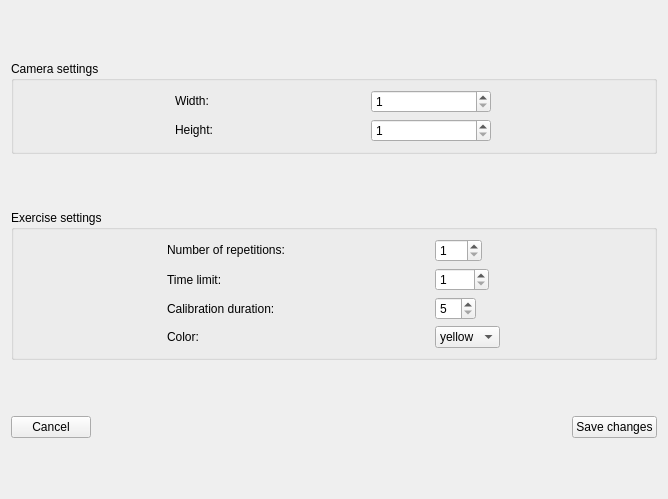
<?xml version="1.0" encoding="UTF-8"?>
<ui version="4.0">
 <class>preferencesWidget</class>
 <widget class="QWidget" name="preferencesWidget">
  <property name="geometry">
   <rect>
    <x>0</x>
    <y>0</y>
    <width>668</width>
    <height>499</height>
   </rect>
  </property>
  <property name="sizePolicy">
   <sizepolicy hsizetype="Fixed" vsizetype="Fixed">
    <horstretch>0</horstretch>
    <verstretch>0</verstretch>
   </sizepolicy>
  </property>
  <property name="minimumSize">
   <size>
    <width>668</width>
    <height>499</height>
   </size>
  </property>
  <property name="maximumSize">
   <size>
    <width>668</width>
    <height>499</height>
   </size>
  </property>
  <property name="windowTitle">
   <string>Preferences</string>
  </property>
  <layout class="QGridLayout" name="gridLayout">
   <item row="2" column="0" colspan="3">
    <widget class="QGroupBox" name="grpExerciseSettings">
     <property name="sizePolicy">
      <sizepolicy hsizetype="Preferred" vsizetype="Maximum">
       <horstretch>0</horstretch>
       <verstretch>0</verstretch>
      </sizepolicy>
     </property>
     <property name="title">
      <string>Exercise settings</string>
     </property>
     <layout class="QGridLayout" name="gridLayout_3">
      <item row="6" column="1">
       <widget class="QComboBox" name="cmbColor">
        <property name="sizePolicy">
         <sizepolicy hsizetype="Maximum" vsizetype="Fixed">
          <horstretch>0</horstretch>
          <verstretch>0</verstretch>
         </sizepolicy>
        </property>
        <property name="layoutDirection">
         <enum>Qt::LeftToRight</enum>
        </property>
        <item>
         <property name="text">
          <string>yellow</string>
         </property>
        </item>
        <item>
         <property name="text">
          <string>blue</string>
         </property>
        </item>
        <item>
         <property name="text">
          <string>black</string>
         </property>
        </item>
       </widget>
      </item>
      <item row="4" column="0">
       <widget class="QLabel" name="lblTimeLimit">
        <property name="text">
         <string>Time limit:</string>
        </property>
       </widget>
      </item>
      <item row="6" column="0">
       <widget class="QLabel" name="lblColor">
        <property name="text">
         <string>Color:</string>
        </property>
       </widget>
      </item>
      <item row="4" column="1">
       <widget class="QSpinBox" name="spnTimeLimit">
        <property name="sizePolicy">
         <sizepolicy hsizetype="Maximum" vsizetype="Fixed">
          <horstretch>0</horstretch>
          <verstretch>0</verstretch>
         </sizepolicy>
        </property>
        <property name="minimum">
         <number>1</number>
        </property>
        <property name="maximum">
         <number>7200</number>
        </property>
       </widget>
      </item>
      <item row="0" column="1">
       <widget class="QSpinBox" name="spnNbrRepetitions">
        <property name="sizePolicy">
         <sizepolicy hsizetype="Maximum" vsizetype="Fixed">
          <horstretch>0</horstretch>
          <verstretch>0</verstretch>
         </sizepolicy>
        </property>
        <property name="minimum">
         <number>1</number>
        </property>
        <property name="maximum">
         <number>100</number>
        </property>
       </widget>
      </item>
      <item row="0" column="0">
       <widget class="QLabel" name="lblNbrRepetitions">
        <property name="sizePolicy">
         <sizepolicy hsizetype="Maximum" vsizetype="Maximum">
          <horstretch>0</horstretch>
          <verstretch>0</verstretch>
         </sizepolicy>
        </property>
        <property name="text">
         <string>Number of repetitions:</string>
        </property>
       </widget>
      </item>
      <item row="5" column="0">
       <widget class="QLabel" name="lblCalibDuration">
        <property name="text">
         <string>Calibration duration:</string>
        </property>
       </widget>
      </item>
      <item row="5" column="1">
       <widget class="QSpinBox" name="spnCalibDuration">
        <property name="sizePolicy">
         <sizepolicy hsizetype="Maximum" vsizetype="Fixed">
          <horstretch>0</horstretch>
          <verstretch>0</verstretch>
         </sizepolicy>
        </property>
        <property name="minimum">
         <number>5</number>
        </property>
        <property name="maximum">
         <number>30</number>
        </property>
       </widget>
      </item>
     </layout>
    </widget>
   </item>
   <item row="0" column="0" colspan="3">
    <widget class="QGroupBox" name="grpCameraSettings">
     <property name="sizePolicy">
      <sizepolicy hsizetype="Preferred" vsizetype="Maximum">
       <horstretch>0</horstretch>
       <verstretch>0</verstretch>
      </sizepolicy>
     </property>
     <property name="title">
      <string>Camera settings</string>
     </property>
     <property name="flat">
      <bool>false</bool>
     </property>
     <layout class="QGridLayout" name="gridLayout_2">
      <item row="2" column="1">
       <widget class="QSpinBox" name="spnHeight">
        <property name="maximumSize">
         <size>
          <width>120</width>
          <height>40</height>
         </size>
        </property>
        <property name="minimum">
         <number>1</number>
        </property>
        <property name="maximum">
         <number>1080</number>
        </property>
       </widget>
      </item>
      <item row="0" column="1">
       <widget class="QSpinBox" name="spnWidth">
        <property name="maximumSize">
         <size>
          <width>120</width>
          <height>40</height>
         </size>
        </property>
        <property name="minimum">
         <number>1</number>
        </property>
        <property name="maximum">
         <number>1920</number>
        </property>
       </widget>
      </item>
      <item row="0" column="0">
       <widget class="QLabel" name="lblWidth">
        <property name="sizePolicy">
         <sizepolicy hsizetype="Maximum" vsizetype="Maximum">
          <horstretch>0</horstretch>
          <verstretch>0</verstretch>
         </sizepolicy>
        </property>
        <property name="text">
         <string>Width:</string>
        </property>
       </widget>
      </item>
      <item row="2" column="0">
       <widget class="QLabel" name="lblHeight">
        <property name="sizePolicy">
         <sizepolicy hsizetype="Maximum" vsizetype="Maximum">
          <horstretch>0</horstretch>
          <verstretch>0</verstretch>
         </sizepolicy>
        </property>
        <property name="text">
         <string>Height:</string>
        </property>
       </widget>
      </item>
     </layout>
    </widget>
   </item>
   <item row="3" column="0">
    <widget class="QPushButton" name="btnCancel">
     <property name="sizePolicy">
      <sizepolicy hsizetype="Maximum" vsizetype="Fixed">
       <horstretch>0</horstretch>
       <verstretch>0</verstretch>
      </sizepolicy>
     </property>
     <property name="layoutDirection">
      <enum>Qt::LeftToRight</enum>
     </property>
     <property name="text">
      <string>Cancel</string>
     </property>
    </widget>
   </item>
   <item row="3" column="2">
    <widget class="QPushButton" name="btnSaveChanges">
     <property name="sizePolicy">
      <sizepolicy hsizetype="Maximum" vsizetype="Fixed">
       <horstretch>0</horstretch>
       <verstretch>0</verstretch>
      </sizepolicy>
     </property>
     <property name="layoutDirection">
      <enum>Qt::RightToLeft</enum>
     </property>
     <property name="text">
      <string>Save changes</string>
     </property>
    </widget>
   </item>
  </layout>
 </widget>
 <resources/>
 <connections/>
</ui>
